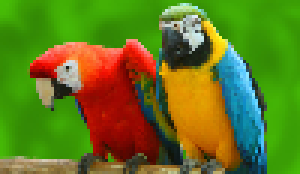
#> input picture 7/clustering/benjamin_kurtovic-severyn_kozak/in.png, 100 x 58 px (shown 3 times larger)
$ python image_kmeans.py in.png in.png   (Python 2 division)
#> lines starting #> are read from the running program, lines starting #| are printed output that depends on the picture
"""
:synopsis: An image RGB clustering script.

`image_kmeans.py` contains functions that perform data clustering on an image
of arbitrary file format. An output image is generated and contains an
approximation of the input, containing far fewer colors.
"""

from PIL import Image
import math, random, sys

NUMBER_CLUSTERS = 20
MAX_NUMBER_ITERATIONS = 10
USAGE_DOCSTRING = ("Use: python image_kmeans.py INPUT_IMAGE OUTPUT_IMAGE\n"
		"\tINPUT_IMAGE : The path of the input image.\n"
		"\tOUTPUT_IMAGE : The path of the output image.")

def rgb_kmeans(pixels):
	"""
	Return a data-clustered approximation of pixels.

	The best centroids of pixel's RGB tuples are calculated through several
	iterations of `k-means clustering`; the original pixel tuples are then
	substituted with their "nearest" centroid.
	"""

	centroids = {cent : [] for cent in random.sample(pixels, NUMBER_CLUSTERS)}
	old_centroids = centroids

	for iteration in xrange(MAX_NUMBER_ITERATIONS):
		sys.stdout.write("\rIteration: %d" % (iteration + 1))
		sys.stdout.flush()

		for pixel in pixels:
			centroids[nearest_centroid(pixel, centroids)].append(pixel)

		centroids = {tuple(sum(vals) / len(pts) for vals in zip(*pts)) : [] for
				pts in centroids.values()}

		if all([pts1 == pts2 for pts1, pts2 in zip(sorted(centroids.values()),
				sorted(old_centroids.values()))]):
			break
		else:
			old_centroids = centroids

	print ""
	return [nearest_centroid(pixel, centroids) for pixel in pixels]

def nearest_centroid(pixel, centroids):
	dists = {distance(pixel, cent) : cent for cent in centroids}
	return dists[min(dists)]

def distance(pt1, pt2):
	difference_squares = [abs(pt[0] - pt[1]) ** 2 for pt in zip(pt1, pt2)]
	return math.sqrt(sum(difference_squares))

def read_image(filename):
#> called with filename = 'in.png'
	global width, height

	in_img = Image.open(filename)
#> in_img is the input picture: PIL image 100x58 RGBA; mean R, G, B, A 99.8, 120.9, 30.8, 255
	width, height = in_img.size
#> width = 100; height = 58
	return list(in_img.getdata())

def save_image(filename, pixels):
	global width, height

	out_img = Image.new("RGB", (width, height))
	out_img.putdata(pixels)
	out_img.save(filename)

if __name__ == "__main__":
	if len(sys.argv) != 3:
		print "Incorrect number of arguments.\n\n%s" % USAGE_DOCSTRING
	else:
		pixels = read_image(sys.argv[1])
#> pixels = 5800 items, first 6: (71, 189, 5, 255), (70, 188, 6, 255), (69, 187, 5, 255), (69, 184, 5, 255), (67, 179, 6, 255), (65, 173, 6, 255)
		save_image(sys.argv[2], rgb_kmeans(pixels))
#> in rgb_kmeans, `centroids = {cent : [] for cent in random.sample(pixels, NUMBER_CLUSTE..`: centroids = 20 items
#> the loop in rgb_kmeans, `for iteration in xrange(MAX_NUMBER_ITERATIONS):` made 10 passes
#> in save_image, `out_img = Image.new("RGB", (width, height))`: out_img: PIL image 100x58 RGB; every value is 0
#> in save_image, `out_img.putdata(pixels)`:
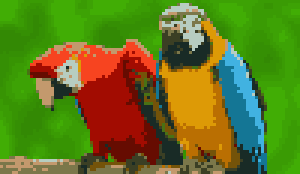
#> out_img: PIL image 100x58 RGB (shown 3 times larger); mean R, G, B 99, 120.3, 30.3
